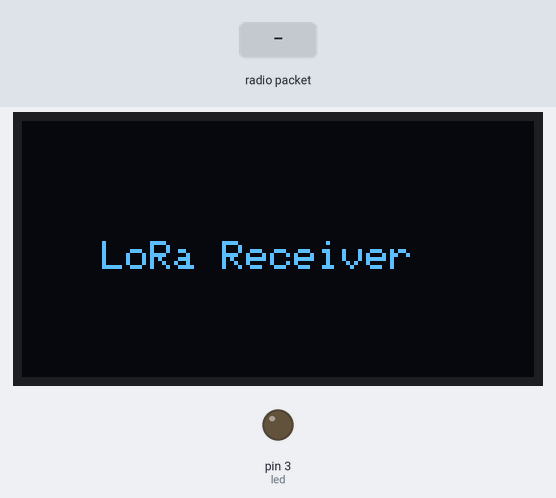
Recording of a sketch running on a simulated Arduino Nano, built with avr-gcc and run on an emulated ATmega328P. Shown: 128×64 one-colour display, output pins drawn as LEDs (lit = HIGH). Inputs (shaded band) come from the test bench. No radio packets arrive unless stated; what the sketch prints to the serial monitor is not drawn.

Above: at 3.3 s.
3.4 s: radio packet "1" arrives
At 5.6 s:
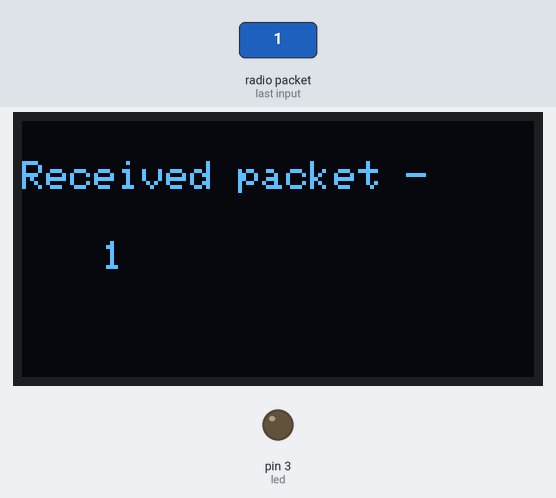
5.9 s: radio packet "0" arrives
At 6.7 s:
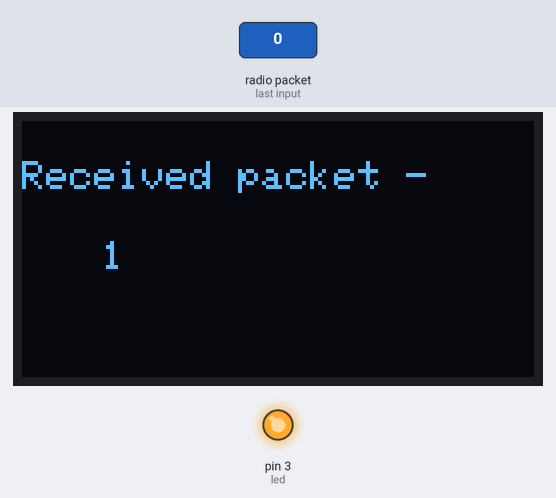
8.4 s: radio packet "2" arrives
At 10.8 s:
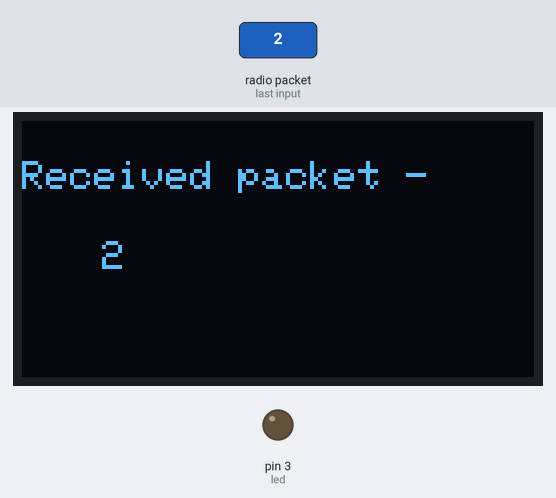
Timing chart, 0 to 12.3 s (numbered marks = the images above; inputs shaded):
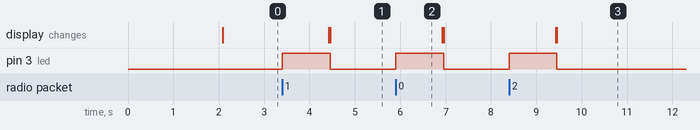

The sketch:

lora_receiver_oled.ino
```cpp
// LoRa receiver sketch that initializes an SSD1306 OLED, listens for incoming LoRa packets at 433 MHz, toggles an LED and displays received messages (and RSSI/metadata) on the OLED.
//
// Full tutorial: https://shillehtek.com/blogs/news/arduino-sx1278-lora-point-to-point
// Parts used: https://shillehtek.com/products/sx1278-lora-433mhz-transceiver-module
//             https://shillehtek.com/products/arduino-nano-v3-presoldered-ch340g-atmega328p
//             https://shillehtek.com/products/0-96-i2c-blue-oled-display-module-4-pin-ssd1306
// More examples: https://github.com/shillehbean/shillehtek-examples
//

#include <Wire.h>
#include <Adafruit_GFX.h>
#include <Adafruit_SSD1306.h>
#include <SPI.h>
#include <LoRa.h>

#define SCREEN_WIDTH 128
#define SCREEN_HEIGHT 64
#define OLED_RESET -1

Adafruit_SSD1306 display(SCREEN_WIDTH, SCREEN_HEIGHT, &Wire, OLED_RESET);

String inString = "";
String myMessage = "";
int led = 3;

void setup() {
  Serial.begin(9600);
  if (!display.begin(SSD1306_SWITCHCAPVCC, 0x3C)) {
    Serial.println(F("SSD1306 allocation failed"));
    for (;;);
  }
  delay(2000);
  display.clearDisplay();
  display.display();
  while (!Serial);
  Serial.println("LoRa Receiver");
  display.clearDisplay();
  display.setTextSize(1);
  display.setTextColor(WHITE);
  display.setCursor(20, 30);
  display.println("LoRa Receiver");
  display.display();
  if (!LoRa.begin(433E6)) {
    Serial.println("Starting LoRa failed!");
    while (1);
  }
  pinMode(led, OUTPUT);
}

void loop() {
  String message = "";
  int packetSize = LoRa.parsePacket();
  if (packetSize) {
    Serial.print("Received packet '");
    digitalWrite(led, HIGH);
    delay(1000);
    display.clearDisplay();
    display.setTextSize(1);
    display.setTextColor(WHITE);
    display.setCursor(0, 10);
    display.println("Received packet - ");
    display.display();
    Serial.println(packetSize);
    while (LoRa.available()) {
      message += (char)LoRa.read();
    }
    display.setTextSize(1);
    display.setTextColor(WHITE);
    display.setCursor(20, 30);
    display.println(message);
    display.display();
    Serial.print(message);
    Serial.print("' with RSSI ");
    Serial.println(LoRa.packetRssi());
    digitalWrite(led, LOW);
  }
}
```

Measured:
- after the input at 3.4 s, pin 3 (led): LOW → HIGH at once, → LOW 1.1 s later; the display: first changes after 1.0 s (image 1 shows a later state)
- after the input at 5.9 s, pin 3 (led): LOW → HIGH at once, → LOW 1.1 s later
- after the input at 8.4 s, pin 3 (led): LOW → HIGH at once, → LOW 1.1 s later; the display: first changes after 1.0 s (image 3 shows a later state)
